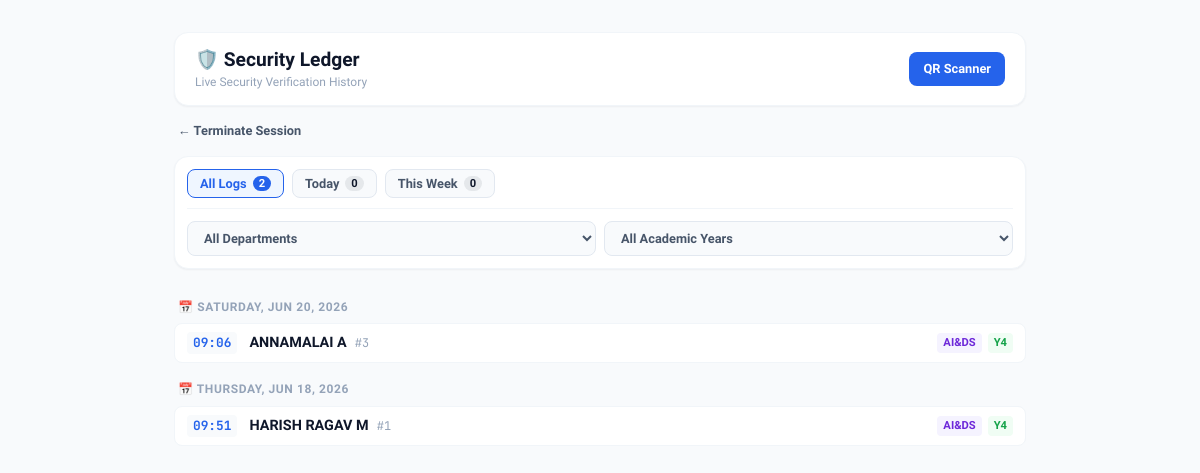
The page /security_page/1 (signed in) on the database its author committed.
### app.py (models this page shows)
class DetailedPass(db.Model):
    id = db.Column(db.Integer, primary_key=True)
    letter_id = db.Column(db.String(50))
    student_name = db.Column(db.String(150))
    dept = db.Column(db.String(100))
    year = db.Column(db.String(20))
    scanned_at = db.Column(db.DateTime, default=datetime.utcnow)

### app.py (the view)
@app.route('/security_page/<int:id>', methods=['GET', 'POST'])
@login_required
def security_page(id):
    if current_user.id != id:
        return render_template('error_page.html')
    security = Security.query.get_or_404(id)
    records = DetailedPass.query.order_by(DetailedPass.scanned_at.desc()).all()
    return render_template('security_page.html', security=security, records=records)

### app.py (called while the page is built, shortened)
@login_manager.user_loader
def load_user(user_id):
    uid = int(user_id)
    user = User.query.get(uid)
    if user:
        return user

### templates/security_page.html (shortened to what this page needs)
<!DOCTYPE html>
<html lang="en">
<head>
</head>
<body>
<div class="dashboard-container">
    <header class="app-header">
        <div class="header-title-group">
            <h1>🛡️ Security Ledger</h1>
            <p>Live Security Verification History</p>
        </div>
        <a href="/open_scanner" class="btn-scanner">QR Scanner</a>
    </header>
    <div class="session-bar">
        <a href="/logout" class="logout-link">← Terminate Session</a>
    </div>
    <div class="control-panel">
        <div class="group-tabs-row">
            <button class="tab-btn active" id="tabAll" onclick="switchGroupView('ALL')">
                All Logs <span class="count-badge" id="cntAll">0</span>
            </button>
            <button class="tab-btn" id="tabToday" onclick="switchGroupView('TODAY')">
                Today <span class="count-badge" id="cntToday">0</span>
            </button>
            <button class="tab-btn" id="tabWeek" onclick="switchGroupView('WEEK')">
                This Week <span class="count-badge" id="cntWeek">0</span>
            </button>
        </div>
        <div class="filter-selects-row">
            <select class="select-filter" id="filterDept" onchange="applyGlobalGridEngine()">
                <option value="ALL">All Departments</option>
            </select>
            <select class="select-filter" id="filterYear" onchange="applyGlobalGridEngine()">
                <option value="ALL">All Academic Years</option>
            </select>
        </div>
    </div>
    <div class="logs-list-wrapper" id="masterStreamContainer">
        {% set last_date = [] %}
        {% for r in records %}
            {% set current_date = r.scanned_at.strftime('%Y-%m-%d') %}
            {% if current_date not in last_date %}
                <div class="timeline-section-header" data-header-group="{{ current_date }}">
                    📅 {{ r.scanned_at.strftime('%A, %b %d, %Y') }}
                </div>
            {% endif %}
            <div class="dense-row"
                 data-dept="{{ r.dept }}"
                 data-year="{{ r.year }}"
                 data-date="{{ current_date }}"
                 data-timestamp="{{ r.scanned_at.isoformat() }}">
                <div class="dense-left-block">
                    <span class="inline-time">{{ r.scanned_at.strftime('%H:%M') }}</span>
                    <div class="student-meta-inline">
                        <span class="inline-name">{{ r.student_name }}</span>
                        <span class="inline-hash-id">#{{ r.letter_id }}</span>
                    </div>
                </div>
                <div class="dense-right-block">
                    <span class="compact-pill pill-dept">{{ r.dept }}</span>
                    <span class="compact-pill pill-year">Y{{ r.year }}</span>
                </div>
            </div>
        {% endfor %}
    </div>
</div>
</body>
</html>

### rows shown on the page
DetailedPass: scanned_at "SATURDAY, JUN 20, 2026", scanned_at "09:06", student_name "ANNAMALAI A", letter_id "3", dept "AI&DS", year "4"
DetailedPass: scanned_at "THURSDAY, JUN 18, 2026", scanned_at "09:51", student_name "HARISH RAGAV M", letter_id "1", dept "AI&DS", year "4"
